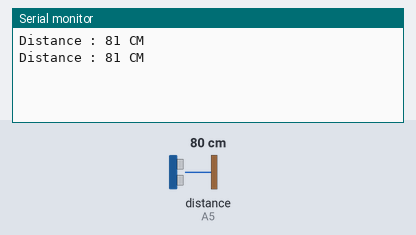
A sketch run on a simulated Arduino Uno, built with avr-gcc and run on an emulated ATmega328P. Shown: the last lines printed to the serial monitor. Inputs (shaded band) come from the test bench; at power-on: distance to the obstacle (sensor on A5) 80 cm. The echo pulse lasts 58.3 µs per cm.

Above: at 1.9 s.
2.0 s: distance to the obstacle (sensor on A5) set to 2 cm
At 2.9 s:
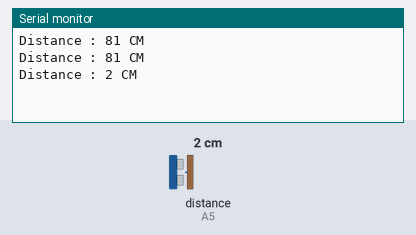
3.5 s: distance to the obstacle (sensor on A5) set to 4 cm
At 4.8 s:
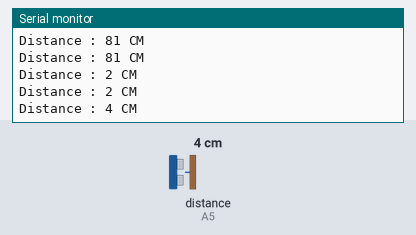
Timing chart, 0 to 6.5 s (numbered marks = the images above; inputs shaded):
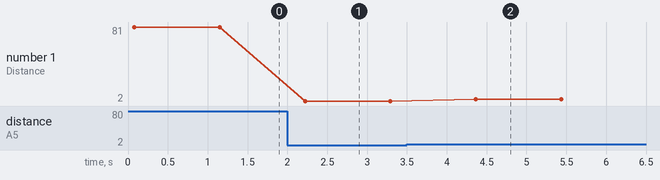

Measured:
- after the input at 2.0 s, the serial monitor: prints a new line after 0.22 s (image 1)
- after the input at 3.5 s, the serial monitor: prints a new line after 0.86 s (image 2)
- plotted number 1: 81 → 2 after the input at 2.0 s, 2 → 4 after the input at 3.5 s

The sketch:

Ultrasonic_sensor_Test.ino
```cpp
#include <NewPing.h>      // NewPing is a dedicated library for measuing distance of Ultrasonic Sensor
#define TRIG_PIN A4       // Define the pin for the trigger signal
#define ECHO_PIN A5       // Define the pin for the echo signal
#define MAX_DISTANCE 200  // Maximum distance to measure (in cm)


// Initialize the NewPing object with the defined trigger, echo pins, and maximum distance
NewPing sonar(TRIG_PIN, ECHO_PIN, MAX_DISTANCE);


// Function prototype for reading distance from the ultrasonic sensor
int readPing();


void setup() {
  Serial.begin(9600);  // Initialize serial communication at 9600 baud rate
}


void loop() {
  int distance = readPing();    // Get the distance reading from the ultrasonic sensor
  Serial.print("Distance : ");  // Print "Distance :" to the serial monitor
  Serial.print(distance);       // Print the measured distance
  Serial.println(" CM");        // Print "CM" and move to the next line in the serial monitor
  delay(1000);                  // Wait for 1 second before the next reading
}


// Function to read and return the distance measured by the ultrasonic sensor
int readPing() {
  delay(70);                 // Short delay to allow sensor stability between readings
  int cm = sonar.ping_cm();  // Get the distance in centimeters from the ultrasonic sensor
  if (cm == 0) {             // If no object is detected or out of range
    cm = 250;                // Set distance to 250 cm as a default for out of range
  }

  return cm;  // Return the measured or default distance
}
```
